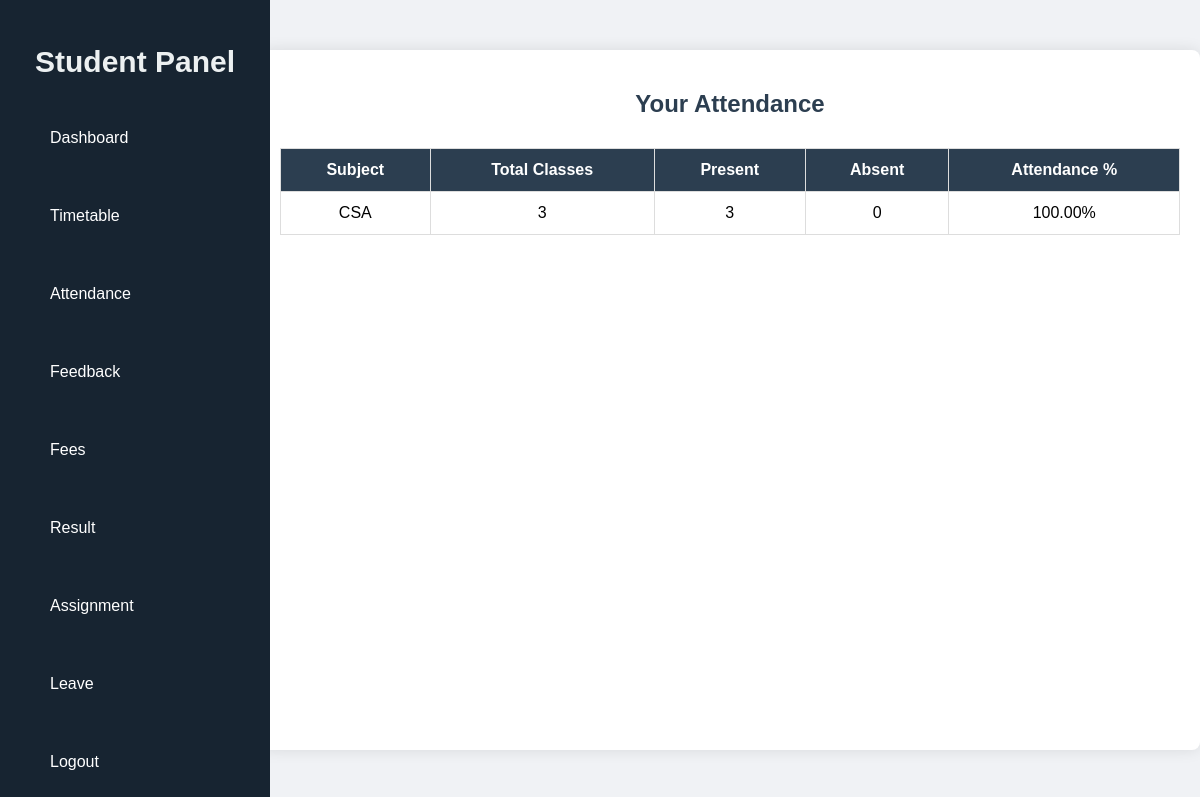
/student/view-attendance/ (signed in), run on the app's committed database.
### CMS/models.py (models this page shows, shortened)
class CustomUser(AbstractUser):
    USER_ROLES = (
        ('student', 'Student'),
        ('faculty', 'Faculty'),
        ('hod', 'HOD'),
    )
    user_type = models.CharField(max_length=10, choices=USER_ROLES, default='student')
    email = models.EmailField(unique=True)
    role = models.CharField(max_length=10, choices=USER_ROLES)

class Subject(models.Model):
    name = models.CharField(max_length=100)
    department = models.ForeignKey(Department, on_delete=models.CASCADE)
    faculty = models.ForeignKey(Faculty, on_delete=models.SET_NULL, null=True)
    semester = models.IntegerField()

### CMS/views.py (the view)
# urls.py: path('student/view-attendance/', views.student_view_attendance, name='student_view_attendance'),
@login_required # done
def student_view_attendance(request):
    student = request.user.student
    subjects = Subject.objects.filter(department=student.department, semester=student.semester)
    attendance_data = []
    for subject in subjects:
        attendance_reports = AttendanceReport.objects.filter(student=student, attendance__subject=subject)
        total_classes = attendance_reports.count()
        present_count = attendance_reports.filter(status='True').count()
        attendance_data.append({
            'subject': subject.name,
            'total_classes': total_classes,
            'present': present_count,
            'absent': total_classes - present_count,
            'percentage': (present_count / total_classes) * 100 if total_classes else 0
        })
    return render(request, 'student_view_attendance.html', {
        'attendance_data': attendance_data
    })

### CMS/templates/student_view_attendance.html (shortened to what this page needs)
{% load static %}
<!DOCTYPE html>
<html>
<head>
    <link rel="stylesheet" href="{% static 'css/student_attendance.css' %}">
    <link rel="stylesheet" href="{% static 'css/sidebar.css' %}">
</head>
<body>
    <div class="manage-container">
    {% include 'student_sidebar.html' %}
    <div class="main-content">
        <h2>Your Attendance</h2>
        <table>
            <thead>
                <tr>
                    <th>Subject</th>
                    <th>Total Classes</th>
                    <th>Present</th>
                    <th>Absent</th>
                    <th>Attendance %</th>
                </tr>
            </thead>
            <tbody>
                {% for data in attendance_data %}
                <tr>
                    <td>{{ data.subject }}</td>
                    <td>{{ data.total_classes }}</td>
                    <td>{{ data.present }}</td>
                    <td>{{ data.absent }}</td>
                    <td>{{ data.percentage|floatformat:2 }}%</td>
                </tr>
                {% empty %}
                <tr><td colspan="5">No subjects or attendance data available.</td></tr>
                {% endfor %}
            </tbody>
        </table>
    </div>
    </div>
</body>
</html>

### CMS/static/css/student_attendance.css (style rules this page uses)
body { font-family: 'Segoe UI', Tahoma, Geneva, Verdana, sans-serif; background-color: #f4f4f4; margin: 0; padding: 0; }
.manage-container { display: flex; height: 100vh; }
.main-content { margin: 50px auto; width: 80%; background-color: #fff; padding: 25px; border-radius: 8px; box-shadow: 0 0 15px rgba(0, 0, 0, 0.1); }
h2 { text-align: center; margin-bottom: 30px; color: #2c3e50; }
table { width: 100%; border-collapse: collapse; text-align: center; }
table thead { background-color: #2c3e50; color: #fff; }
table th, table td { padding: 12px 15px; border: 1px solid #ddd; }

### CMS/static/css/sidebar.css (style rules this page uses)
body { margin: 0; font-family: Arial, sans-serif; background-color: #f0f2f5; }
.main-content { margin-left: 260px; padding: 20px; flex-grow: 1; overflow-y: auto; }

### data on the page
CustomUser: subject "CSA", total_classes "3", present "3", absent "0", percentage "100.00"
